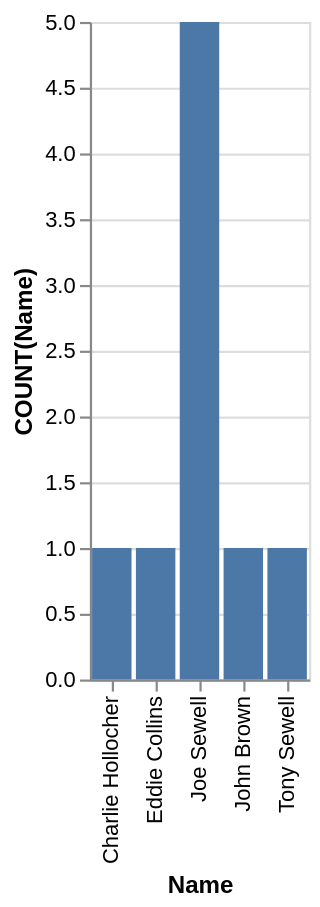

Write a Vega-Lite specification for this figure.
### Vega-Lite specification from a JSON file in a GitHub repository (floating-point values rounded to 4 significant figures)
{"data": {"values": [{"x_data": "Charlie Hollocher", "y_data": 1}, {"x_data": "Eddie Collins", "y_data": 1}, {"x_data": "Joe Sewell", "y_data": 5}, {"x_data": "John Brown", "y_data": 1}, {"x_data": "Tony Sewell", "y_data": 1}]}, "mark": "bar", "encoding": {"x": {"field": "x_data", "type": "nominal", "title": "Name", "sort": "ascending"}, "y": {"field": "y_data", "type": "quantitative", "title": "COUNT(Name)"}}}
